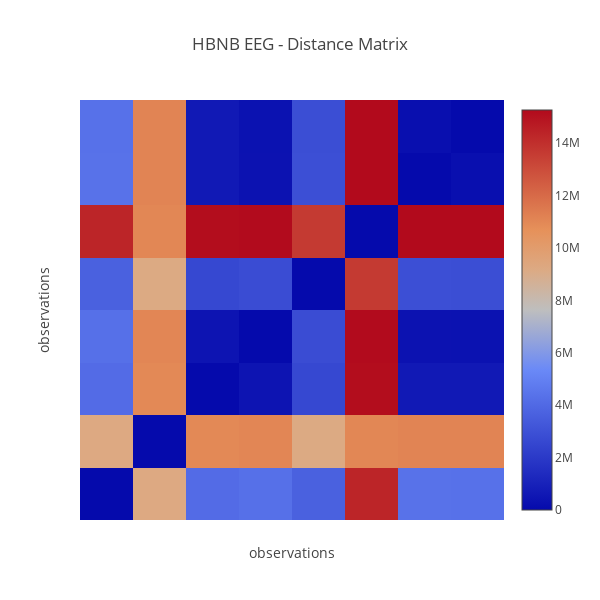

Notebook source saved alongside this figure:
### Code cell
from lemur.distance.functions import FroMetric, ErosMetric
dataset.setDistanceMetric(FroMetric)
dmp = lpl.DistanceMatrixPlotter(dataset)
dmp.plot()

### Figure 1 — Plotly figure (JSON) as saved in the notebook; plotly's stock layout.template omitted (floating-point values rounded to 4 significant figures)
{"data": [{"type": "heatmap", "z": [[0, 9239000.0, 4101000.0, 4274000.0, 3642000.0, 14340000.0, 4367000.0, 4351000.0], [9239000.0, 0, 10960000.0, 11071094, 9177000.0, 11026281, 11140000.0, 11123638], [4101000.0, 10960000.0, 0, 407200.0, 2608000.0, 15160000.0, 643100.0, 628000.0], [4274000.0, 11071094, 407200.0, 0, 2788000.0, 15225352, 349300.0, 340300.0], [3642000.0, 9177000.0, 2608000.0, 2788000.0, 0, 13650000.0, 2898000.0, 2869000.0], [14340000.0, 11026281, 15160000.0, 15225352, 13650000.0, 0, 15260000.0, 15259252], [4367000.0, 11140000.0, 643100.0, 349300.0, 2898000.0, 15260000.0, 0, 205800.0], [4351000.0, 11123638, 628000.0, 340300.0, 2869000.0, 15259252, 205800.0, 0]]}], "layout": {"height": 600, "title": "HBNB EEG - Distance Matrix", "width": 600, "xaxis": {"mirror": true, "showticklabels": false, "ticks": "", "ticktext": ["sub_000/task_000", "sub_000/task_001", "sub_001/task_000", "sub_001/task_001", "sub_002/task_000", "sub_002/task_001", "sub_003/task_000", "sub_003/task_001"], "tickvals": [0, 1, 2, 3, 4, 5, 6, 7], "title": "observations"}, "yaxis": {"mirror": true, "showticklabels": false, "ticks": "", "ticktext": ["sub_000/task_000", "sub_000/task_001", "sub_001/task_000", "sub_001/task_001", "sub_002/task_000", "sub_002/task_001", "sub_003/task_000", "sub_003/task_001"], "tickvals": [0, 1, 2, 3, 4, 5, 6, 7], "title": "observations"}}}
